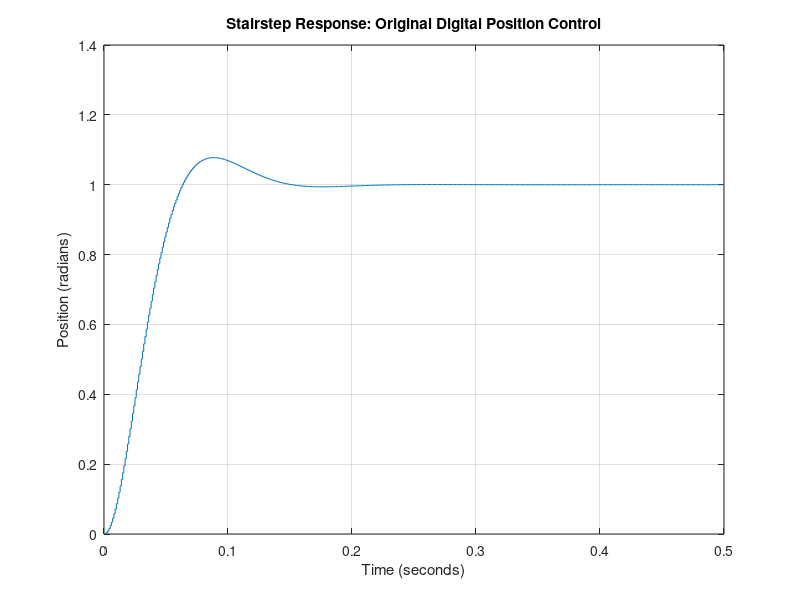

The MATLAB source for this figure: (Note: this script raises an error after producing the figure.)
% M-File
clc;
clear;
close all;

% --- DC Servo Motor Parameters ---
J = 3.2284E-6;  % Moment of inertia (kg m^2)
B = 3.5077E-6;  % Friction coefficient (N m s/rad)
K = 0.0274;    % Motor constant (V s/rad or N m/A)
R = 4;          % Armature resistance (ohm)
L = 2.75E-6;    % Armature inductance (H)

% --- Define Laplace variable ---
s = tf('s');

% --- Continuous-time Transfer Function theta(s)/V(s) ---
P_motor = K / (s * ((J*s + B)*(L*s + R) + K^2));

% --- Display continuous system ---
disp('Continuous-time transfer function:');
P_motor

% --- Sampling parameters ---
Ts = 0.001;    % Sampling time (1 ms)
t = 0:Ts:0.2;  % Simulation time vector

% --- Discretize using Zero-Order Hold (ZOH) ---
dp_motor = c2d(P_motor, Ts, 'zoh');

% --- Display discrete transfer function (zero-pole form) ---
disp('Discrete-time transfer function (ZOH):');
zpk(dp_motor)

% --- Simplify the discrete model (optional) ---
dp_motor = minreal(dp_motor, 0.001);
zpk(dp_motor)

% --- Closed-loop system with unity feedback ---
sys_cl = feedback(dp_motor, 1);

% --- Step Response ---
[x1, t] = step(sys_cl, 0.5);
figure;
stairs(t, x1);
xlabel('Time (seconds)');
ylabel('Position (radians)');
title('Stairstep Response: Original Digital Position Control');
grid on;

% --- Open Control System Designer (optional) ---
controlSystemDesigner(dp_motor);
